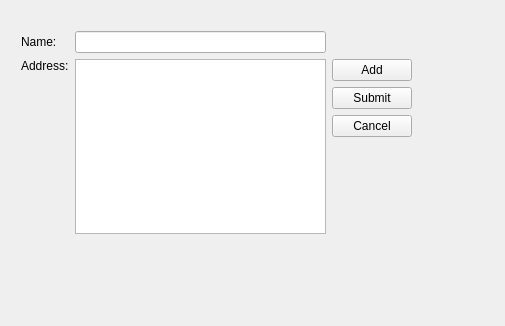
<?xml version="1.0" encoding="UTF-8"?>
<ui version="4.0">
 <class>addressbook</class>
 <widget class="QWidget" name="addressbook">
  <property name="geometry">
   <rect>
    <x>0</x>
    <y>0</y>
    <width>505</width>
    <height>326</height>
   </rect>
  </property>
  <property name="windowTitle">
   <string>addressbook</string>
  </property>
  <widget class="QWidget" name="layoutWidget">
   <property name="geometry">
    <rect>
     <x>10</x>
     <y>20</y>
     <width>413</width>
     <height>225</height>
    </rect>
   </property>
   <layout class="QGridLayout" name="gridLayout">
    <item row="0" column="0">
     <widget class="QLabel" name="nameLabel">
      <property name="text">
       <string>Name:</string>
      </property>
     </widget>
    </item>
    <item row="0" column="1">
     <widget class="QLineEdit" name="nameLine"/>
    </item>
    <item row="1" column="0">
     <widget class="QLabel" name="addressLabel">
      <property name="text">
       <string>Address:</string>
      </property>
      <property name="alignment">
       <set>Qt::AlignLeading|Qt::AlignLeft|Qt::AlignTop</set>
      </property>
     </widget>
    </item>
    <item row="1" column="1">
     <widget class="QTextEdit" name="addressText"/>
    </item>
    <item row="1" column="2">
     <layout class="QVBoxLayout" name="verticalLayout">
      <item>
       <widget class="QPushButton" name="addButton">
        <property name="text">
         <string>Add</string>
        </property>
       </widget>
      </item>
      <item>
       <widget class="QPushButton" name="submitButton">
        <property name="text">
         <string>Submit</string>
        </property>
       </widget>
      </item>
      <item>
       <widget class="QPushButton" name="cancelButton">
        <property name="text">
         <string>Cancel</string>
        </property>
       </widget>
      </item>
      <item>
       <spacer name="verticalSpacer">
        <property name="orientation">
         <enum>Qt::Vertical</enum>
        </property>
        <property name="sizeHint" stdset="0">
         <size>
          <width>20</width>
          <height>40</height>
         </size>
        </property>
       </spacer>
      </item>
     </layout>
    </item>
   </layout>
  </widget>
 </widget>
 <layoutdefault spacing="6" margin="11"/>
 <resources/>
 <connections/>
</ui>
